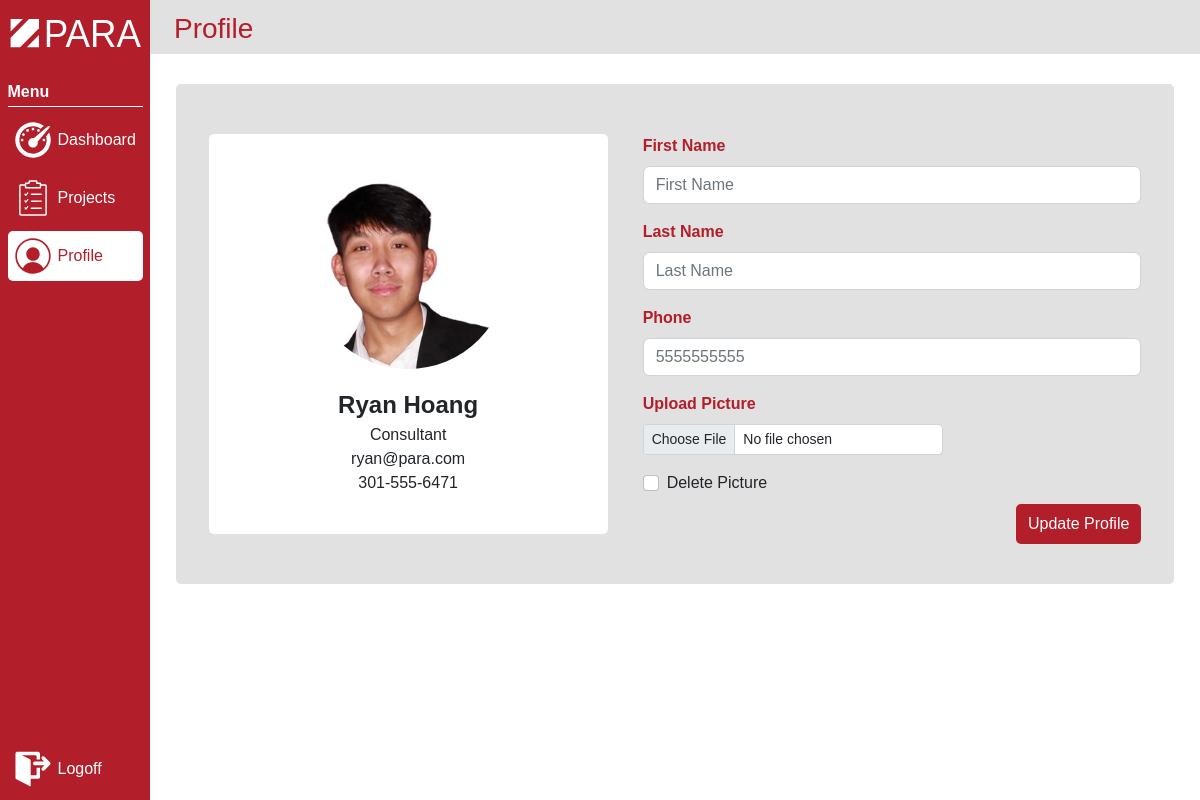
Page /profile (signed in) on the committed database.
### models.py (models this page shows, shortened)
class Consultant(UserMixin,db.Model):
    __tablename__ = "consultant"
    consultant_id = db.Column(db.Integer, primary_key=True)
    first_name = db.Column(db.String(30), nullable=False)
    last_name = db.Column(db.String(100), nullable=False)
    area_code = db.Column(db.String(3), nullable=True)
    phone = db.Column(db.String(7), nullable=True)
    email = db.Column(db.String(50), nullable=False)
    password = db.Column(db.String(50), nullable=False)
    image = db.Column(db.String(100), nullable=True)
    consultant_assignments = db.relationship('Assignment', cascade="all, delete", backref='consultant_assignments')

### app.py (the view, shortened to what this page needs)
@app.route('/profile', methods=['GET', 'POST'])
@login_required
def profile():
    return render_template('profile.html')

### app.py (called while the page is built)
@login_manager.user_loader
def load_user(user_id):
    if session['perm'] == 'consultant':
        return Consultant.query.get(int(user_id))
    elif session['perm'] in ['manager', 'project manager']:
        return Manager.query.get(int(user_id))
    else:
        return None

### templates/profile.html (shortened to what this page needs)
{% extends 'base.html' %}
{% block styles %}
    <link href="/static/styles/sidebar-styles.css" rel="stylesheet">
    <link href="/static/styles/project-information-styles.css" rel="stylesheet">
    <link href="/static/styles/profile-styles.css" rel="stylesheet">
{% endblock %}
{% block page_header %}Profile{% endblock %}
{% block page_content %}
<div class="profile-background">
    <div class="profile">
        <img class="employee-image" src="/static/images/employees/{{ current_user['image'] if current_user['image'] else 'profile-icon.png' }}" alt="Employee profile picture">
        <div class="profile-text">
            <p class="name-info">{{ current_user['first_name'] }} {{ current_user['last_name'] }}</p>
            <p class="basic-info">{{ session['perm'].title() }}</p>
            <p class="basic-info">{{ current_user['email'] }}</p>
            <p class="basic-info">{{ current_user['area_code'] + '-' + current_user['phone'][:3] + '-' + current_user['phone'][3:] }}</p>
        </div>
    </div>
    <div class="new-profile">
        <form action="{{ url_for('profile') }}" method="post" enctype="multipart/form-data">
            <div class="mb-3">
                <label class="form-label">First Name</label>
                <input type="text" class="form-control" id="first_name" name="first_name" placeholder="First Name" required>
            </div>
            <div class="mb-3">
                <label class="form-label">Last Name</label>
                <input type="text" class="form-control" id="last_name" name="last_name" placeholder="Last Name" required>
            </div>
            <div class="mb-3">
                <label class="form-label">Phone</label>
                <input type="tel" class="form-control" id="phone" name="phone" minlength="10" maxlength="10" pattern="[0-9]{10}" placeholder="5555555555">
            </div>
            <div class="mb-3 upload-section">
                <label for="profile_pic" class="form-label">Upload Picture</label>
                <input class="form-control form-control-sm" id="profile_pic" name="profile_pic" type="file">
            </div>
           <div class="form-check">
               <input class="form-check-input" type="checkbox" value="option1" id="delete_profile_pic" name="delete_profile_pic">
               <label class="form-check-label" for="delete_profile_pic">Delete Picture</label>
           </div>
            <button type="submit" class="profile-button">Update Profile</button>
        </form>
    </div>
</div>
{% endblock %}

### static/styles/project-information-styles.css (style rules this page uses)
p { font-family: Arial; }

### static/styles/profile-styles.css (style rules this page uses)
p { font-family: Arial; }
.profile-background { margin: auto; margin-top: 30px; width: 95%; height: 500px; background-color: #e1e1e1; border-radius: 5px; z-index: 1; display: flex; flex-direction: row; justify-content: center; align-items: center; }
.profile { left: 35px; width: 40%; height: 80%; background-color: white; display: flex; flex-direction: column; align-items: center; border-radius: 5px; z-index: 2; }
.profile-text { display: flex; flex-direction: column; align-items: center; min-width: 200px; }
.employee-image { width: 200px; height: 200px; border-radius: 300px; margin-top: 35px; object-fit: cover; }
.name-info { font-weight: bolder; font-size: 24px; margin-top: 18px; margin-bottom: 0px; }
.basic-info { font-size: 16px; margin: 0px; }
.new-profile { margin-left: 35px; width: 50%; height: 80%; font-family: Arial; border-radius: 5px; z-index: 2; position: relative; }
.form-label { font-weight: bold; color: #b21e2a; }
.upload-section { max-width: 300px; }
.profile-button { background-color: #b21e2a; color: white; border: none; padding: 8px 12px 8px 12px; border-radius: 5px; cursor: pointer; transition: opacity 0.15s; bottom: -10px; right: 0px; position: absolute; }

### rows in the picture
Consultant: image (picture), first_name "Ryan", last_name "Hoang", email "ryan@para.com", area_code+phone "301-555-6471"

### other values in the picture
{{ session['perm'].title() }} "Consultant"
